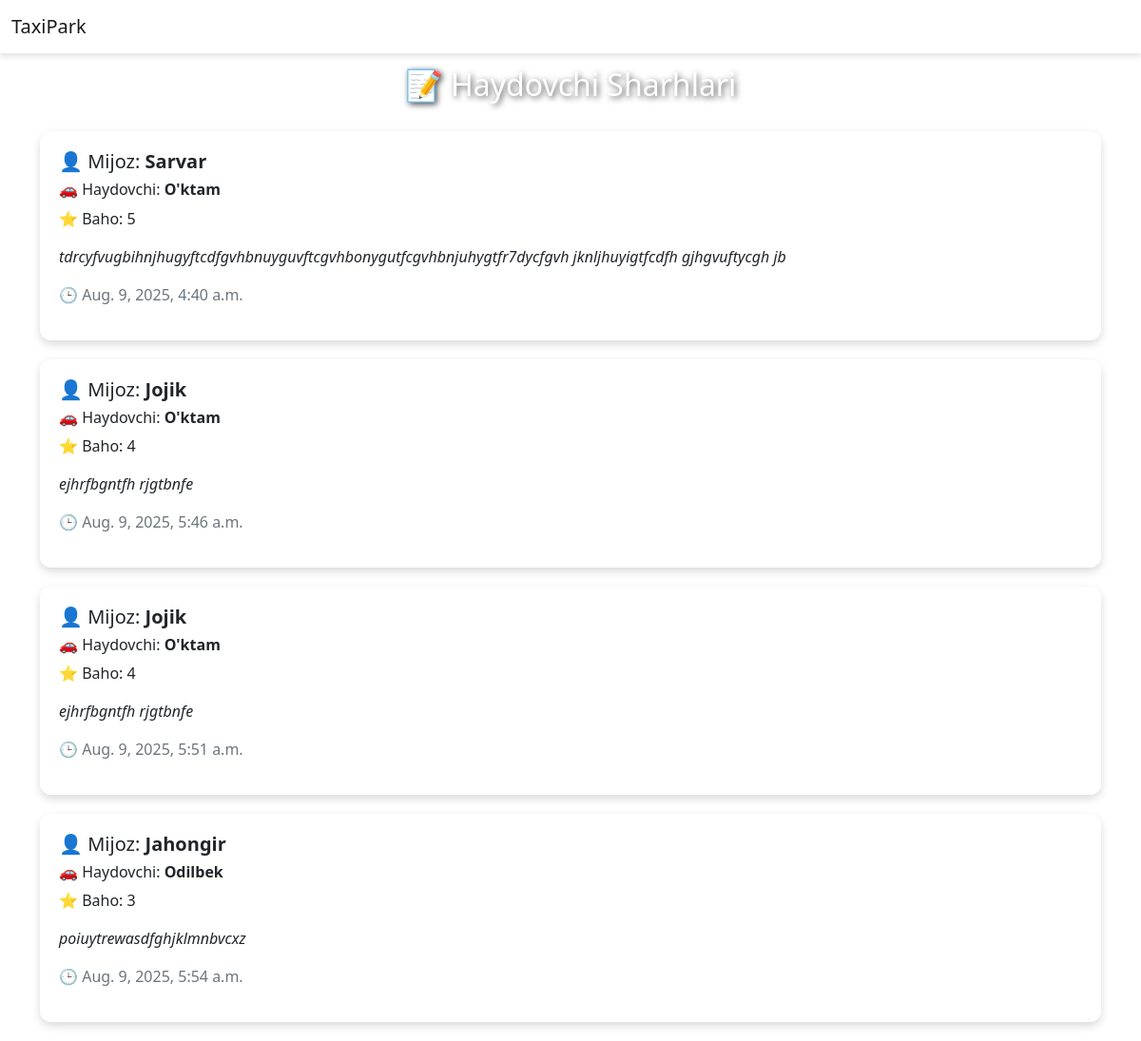
The app's page /reviews/ with its own data.
### taxipark/models.py (models this page shows, shortened)
class Review(models.Model):
    customer = models.ForeignKey(
        Users, on_delete=models.CASCADE, related_name='reviews_by_customer'
    )
    driver = models.ForeignKey(
        Users, on_delete=models.CASCADE, related_name='reviews_about_driver'
    )
    rating = models.IntegerField()
    comment = models.TextField()
    created_at = models.DateTimeField(auto_now_add=True)

class Users(models.Model):
    full_name = models.CharField(max_length=100)
    phone_number = models.CharField(max_length=13)
    email = models.EmailField(max_length=100, unique=True)
    is_admin = models.BooleanField(default=False)
    is_driver = models.BooleanField(default=False)
    is_customer = models.BooleanField(default=False)
    is_active = models.BooleanField(default=True)

### taxipark/views.py (the view)
# urls.py: path('reviews/', ReviewListView.as_view(), name='review_list'),
class ReviewListView(ListView):
    model = Review
    template_name = 'review_list.html'
    context_object_name = 'reviews'
    def get_queryset(self):
        return super().get_queryset().select_related('driver', 'customer')

### templates/review_list.html (shortened to what this page needs)
<!DOCTYPE html>
<html lang="en">
<head>
  <link href="https://cdn.jsdelivr.net/npm/bootstrap@5.0.2/dist/css/bootstrap.min.css" rel="stylesheet">
</head>
<body>
  <nav class="navbar navbar-expand-lg navbar-light fixed-top">
    <div class="container-fluid">
      <a class="navbar-brand" href="#">TaxiPark</a>
    </div>
  </nav>
  <div class="container">
    <h2>📝 Haydovchi Sharhlari</h2>
    {% for review in reviews %}
    <div class="review-card">
      <h5>👤 Mijoz: <strong>{{ review.customer.full_name }}</strong></h5>
      <h6>🚗 Haydovchi: <strong>{{ review.driver.full_name }}</strong></h6>
      <p>⭐ Baho: {{ review.rating }}</p>
      <p><em>{{ review.comment }}</em></p>
      <p class="text-muted">🕒 {{ review.created_at }}</p>
    </div>
    {% empty %}
      <div class="review-card">
        <p>Hech qanday sharh mavjud emas.</p>
      </div>
    {% endfor %}
  </div>
</body>
</html>

### templates/review_list.html (style rules this page uses)
body { background-image: url('https://images.unsplash.com/photo-1600180758890-6b94519aaf62?auto=format&fit=crop&w=1740&q=80'); background-size: cover; background-position: center; background-repeat: no-repeat; min-height: 100vh; padding-top: 70px; }
.navbar { background-color: rgba(255, 255, 255, 0.9); box-shadow: 0 4px 6px rgba(0, 0, 0, 0.1); }
.review-card { background-color: rgba(255, 255, 255, 0.85); backdrop-filter: blur(8px); border-radius: 12px; padding: 20px; margin-bottom: 20px; box-shadow: 0 4px 10px rgba(0,0,0,0.15); }
h2 { color: white; text-shadow: 2px 2px 6px rgba(0,0,0,0.7); text-align: center; margin-bottom: 30px; }

### records on screen
Review: customer.full_name "Sarvar", driver.full_name "O'ktam", rating "5", comment "tdrcyfvugbihnjhugyftcdfgvhbnuyguvftcgvhbonygutfcgvhbnjuhygtfr7dycfgvh jknljhuyigtfcdfh gjhgvuftycgh jb", created_at "Aug. 9, 2025, 4:40 a.m."
Review: customer.full_name "Jojik", driver.full_name "O'ktam", rating "4", comment "ejhrfbgntfh rjgtbnfe", created_at "Aug. 9, 2025, 5:46 a.m."
Review: customer.full_name "Jojik", driver.full_name "O'ktam", rating "4", comment "ejhrfbgntfh rjgtbnfe", created_at "Aug. 9, 2025, 5:51 a.m."
Review: customer.full_name "Jahongir", driver.full_name "Odilbek", rating "3", comment "poiuytrewasdfghjklmnbvcxz", created_at "Aug. 9, 2025, 5:54 a.m."
